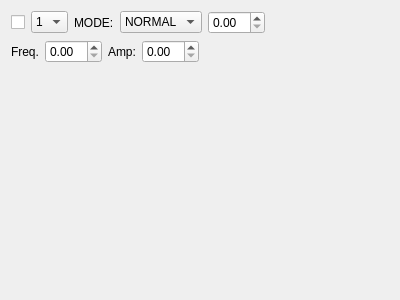
<?xml version="1.0" encoding="UTF-8"?>
<ui version="4.0">
 <class>WaveFactory</class>
 <widget class="QWidget" name="WaveFactory">
  <property name="geometry">
   <rect>
    <x>0</x>
    <y>0</y>
    <width>400</width>
    <height>300</height>
   </rect>
  </property>
  <property name="windowTitle">
   <string>Form</string>
  </property>
  <layout class="QVBoxLayout" name="verticalLayout">
   <item>
    <layout class="QHBoxLayout" name="horizontalLayout_7">
     <item>
      <layout class="QHBoxLayout" name="horizontalLayout_5">
       <item>
        <layout class="QHBoxLayout" name="horizontalLayout">
         <item>
          <widget class="QCheckBox" name="sourceON">
           <property name="text">
            <string/>
           </property>
          </widget>
         </item>
         <item>
          <widget class="QComboBox" name="sourceBox">
           <item>
            <property name="text">
             <string>1</string>
            </property>
           </item>
          </widget>
         </item>
        </layout>
       </item>
       <item>
        <layout class="QHBoxLayout" name="horizontalLayout_2">
         <item>
          <widget class="QLabel" name="label">
           <property name="text">
            <string>MODE:</string>
           </property>
          </widget>
         </item>
         <item>
          <widget class="QComboBox" name="modeBox">
           <item>
            <property name="text">
             <string>NORMAL</string>
            </property>
           </item>
           <item>
            <property name="text">
             <string>BURST</string>
            </property>
           </item>
           <item>
            <property name="text">
             <string>SWEEP</string>
            </property>
           </item>
           <item>
            <property name="text">
             <string>MODU</string>
            </property>
           </item>
           <item>
            <property name="text">
             <string>NOISE</string>
            </property>
           </item>
           <item>
            <property name="text">
             <string>DC</string>
            </property>
           </item>
          </widget>
         </item>
        </layout>
       </item>
       <item>
        <widget class="QDoubleSpinBox" name="dcdoubleSpinBox"/>
       </item>
      </layout>
     </item>
     <item>
      <spacer name="horizontalSpacer">
       <property name="orientation">
        <enum>Qt::Horizontal</enum>
       </property>
       <property name="sizeHint" stdset="0">
        <size>
         <width>40</width>
         <height>20</height>
        </size>
       </property>
      </spacer>
     </item>
    </layout>
   </item>
   <item>
    <layout class="QHBoxLayout" name="horizontalLayout_8">
     <item>
      <layout class="QHBoxLayout" name="horizontalLayout_6">
       <item>
        <layout class="QHBoxLayout" name="horizontalLayout_3">
         <item>
          <widget class="QLabel" name="label_2">
           <property name="text">
            <string>Freq.</string>
           </property>
          </widget>
         </item>
         <item>
          <widget class="QDoubleSpinBox" name="freqdoubleSpinBox"/>
         </item>
        </layout>
       </item>
       <item>
        <layout class="QHBoxLayout" name="horizontalLayout_4">
         <item>
          <widget class="QLabel" name="label_3">
           <property name="text">
            <string>Amp:</string>
           </property>
          </widget>
         </item>
         <item>
          <widget class="QDoubleSpinBox" name="ampdoubleSpinBox"/>
         </item>
        </layout>
       </item>
      </layout>
     </item>
     <item>
      <spacer name="horizontalSpacer_2">
       <property name="orientation">
        <enum>Qt::Horizontal</enum>
       </property>
       <property name="sizeHint" stdset="0">
        <size>
         <width>40</width>
         <height>20</height>
        </size>
       </property>
      </spacer>
     </item>
    </layout>
   </item>
   <item>
    <spacer name="verticalSpacer">
     <property name="orientation">
      <enum>Qt::Vertical</enum>
     </property>
     <property name="sizeHint" stdset="0">
      <size>
       <width>20</width>
       <height>215</height>
      </size>
     </property>
    </spacer>
   </item>
  </layout>
 </widget>
 <resources/>
 <connections/>
</ui>
